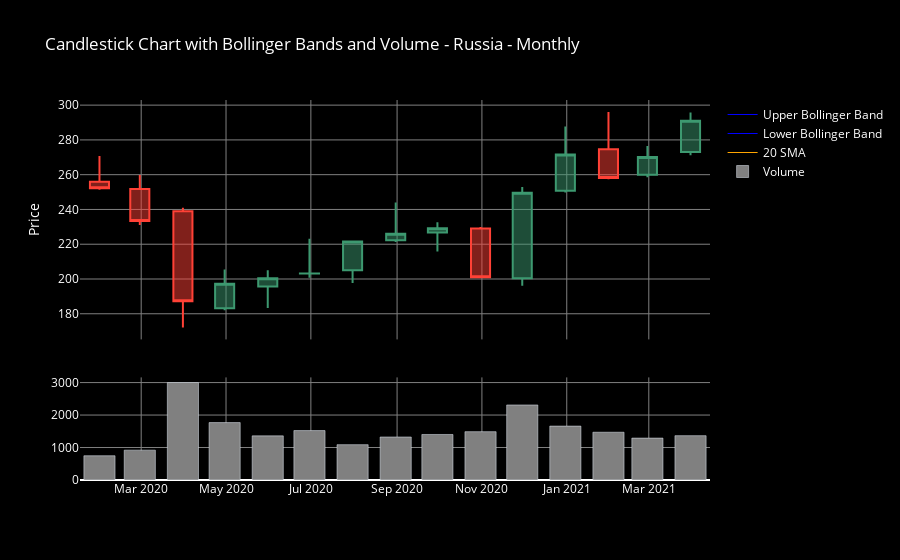

Write notebook code for a chart like this one.
### Code cell
plot_stock_data(russiam, "Russia - Monthly")
candlestick_volume(russiam, "Russia - Monthly")

### Figure 1 — Plotly figure (JSON) as saved in the notebook; plotly's stock layout.template omitted (floating-point values rounded to 4 significant figures)
{"data": [{"close": [252.2, 233.4, 187.2, 197.2, 200.5, 203.2, 221.6, 226.1, 229.1, 201.0, 249.6, 271.6, 258.1, 270.2, 291.0], "high": [270.8, 259.8, 241, 205.4, 205, 223.2, 222.0, 244.0, 232.6, 229.9, 252.9, 287.7, 296.1, 276.5, 295.7], "low": [251.4, 231, 172.2, 182, 183.3, 200.8, 197.7, 221.3, 215.8, 200.5, 196.2, 249.8, 257.4, 258.6, 271.1], "name": "Candlestick", "open": [256.0, 251.8, 238.9, 183.2, 195.7, 203.1, 205, 222.3, 226.7, 229.1, 200.4, 250.8, 274.7, 260, 273], "showlegend": false, "type": "candlestick", "x": ["2020-01-31T00:00:00", "2020-02-29T00:00:00", "2020-03-31T00:00:00", "2020-04-30T00:00:00", "2020-05-31T00:00:00", "2020-06-30T00:00:00", "2020-07-31T00:00:00", "2020-08-31T00:00:00", "2020-09-30T00:00:00", "2020-10-31T00:00:00", "2020-11-30T00:00:00", "2020-12-31T00:00:00", "2021-01-31T00:00:00", "2021-02-28T00:00:00", "2021-03-31T00:00:00"], "xaxis": "x", "yaxis": "y"}, {"line": {"color": "blue", "width": 1}, "mode": "lines", "name": "Upper Bollinger Band", "type": "scatter", "x": ["2020-01-31T00:00:00", "2020-02-29T00:00:00", "2020-03-31T00:00:00", "2020-04-30T00:00:00", "2020-05-31T00:00:00", "2020-06-30T00:00:00", "2020-07-31T00:00:00", "2020-08-31T00:00:00", "2020-09-30T00:00:00", "2020-10-31T00:00:00", "2020-11-30T00:00:00", "2020-12-31T00:00:00", "2021-01-31T00:00:00", "2021-02-28T00:00:00", "2021-03-31T00:00:00"], "xaxis": "x", "y": [null, null, null, null, null, null, null, null, null, null, null, null, null, null, null], "yaxis": "y"}, {"line": {"color": "blue", "width": 1}, "mode": "lines", "name": "Lower Bollinger Band", "type": "scatter", "x": ["2020-01-31T00:00:00", "2020-02-29T00:00:00", "2020-03-31T00:00:00", "2020-04-30T00:00:00", "2020-05-31T00:00:00", "2020-06-30T00:00:00", "2020-07-31T00:00:00", "2020-08-31T00:00:00", "2020-09-30T00:00:00", "2020-10-31T00:00:00", "2020-11-30T00:00:00", "2020-12-31T00:00:00", "2021-01-31T00:00:00", "2021-02-28T00:00:00", "2021-03-31T00:00:00"], "xaxis": "x", "y": [null, null, null, null, null, null, null, null, null, null, null, null, null, null, null], "yaxis": "y"}, {"line": {"color": "orange", "width": 1}, "mode": "lines", "name": "20 SMA", "type": "scatter", "x": ["2020-01-31T00:00:00", "2020-02-29T00:00:00", "2020-03-31T00:00:00", "2020-04-30T00:00:00", "2020-05-31T00:00:00", "2020-06-30T00:00:00", "2020-07-31T00:00:00", "2020-08-31T00:00:00", "2020-09-30T00:00:00", "2020-10-31T00:00:00", "2020-11-30T00:00:00", "2020-12-31T00:00:00", "2021-01-31T00:00:00", "2021-02-28T00:00:00", "2021-03-31T00:00:00"], "xaxis": "x", "y": [null, null, null, null, null, null, null, null, null, null, null, null, null, null, null], "yaxis": "y"}, {"marker": {"color": "gray"}, "name": "Volume", "type": "bar", "x": ["2020-01-31T00:00:00", "2020-02-29T00:00:00", "2020-03-31T00:00:00", "2020-04-30T00:00:00", "2020-05-31T00:00:00", "2020-06-30T00:00:00", "2020-07-31T00:00:00", "2020-08-31T00:00:00", "2020-09-30T00:00:00", "2020-10-31T00:00:00", "2020-11-30T00:00:00", "2020-12-31T00:00:00", "2021-01-31T00:00:00", "2021-02-28T00:00:00", "2021-03-31T00:00:00"], "xaxis": "x2", "y": [747.1, 919.8, 3002.0, 1768.0, 1359.0, 1522.0, 1088.0, 1324.0, 1402.0, 1489.0, 2311.0, 1660.0, 1471.0, 1291.0, 1365.0], "yaxis": "y2"}], "layout": {"font": {"color": "white"}, "paper_bgcolor": "black", "plot_bgcolor": "black", "title": {"text": "Candlestick Chart with Bollinger Bands and Volume - Russia - Monthly"}, "xaxis": {"anchor": "y", "domain": [0, 1], "gridcolor": "gray", "matches": "x2", "rangeslider": {"visible": false}, "showgrid": true, "showticklabels": false, "tickfont": {"color": "white"}}, "xaxis2": {"anchor": "y2", "domain": [0, 1], "gridcolor": "gray", "showgrid": true}, "yaxis": {"anchor": "x", "domain": [0.37, 1], "gridcolor": "gray", "showgrid": true, "tickfont": {"color": "white"}, "title": {"text": "Price"}}, "yaxis2": {"anchor": "x2", "domain": [0, 0.27], "gridcolor": "gray", "showgrid": true}}}
